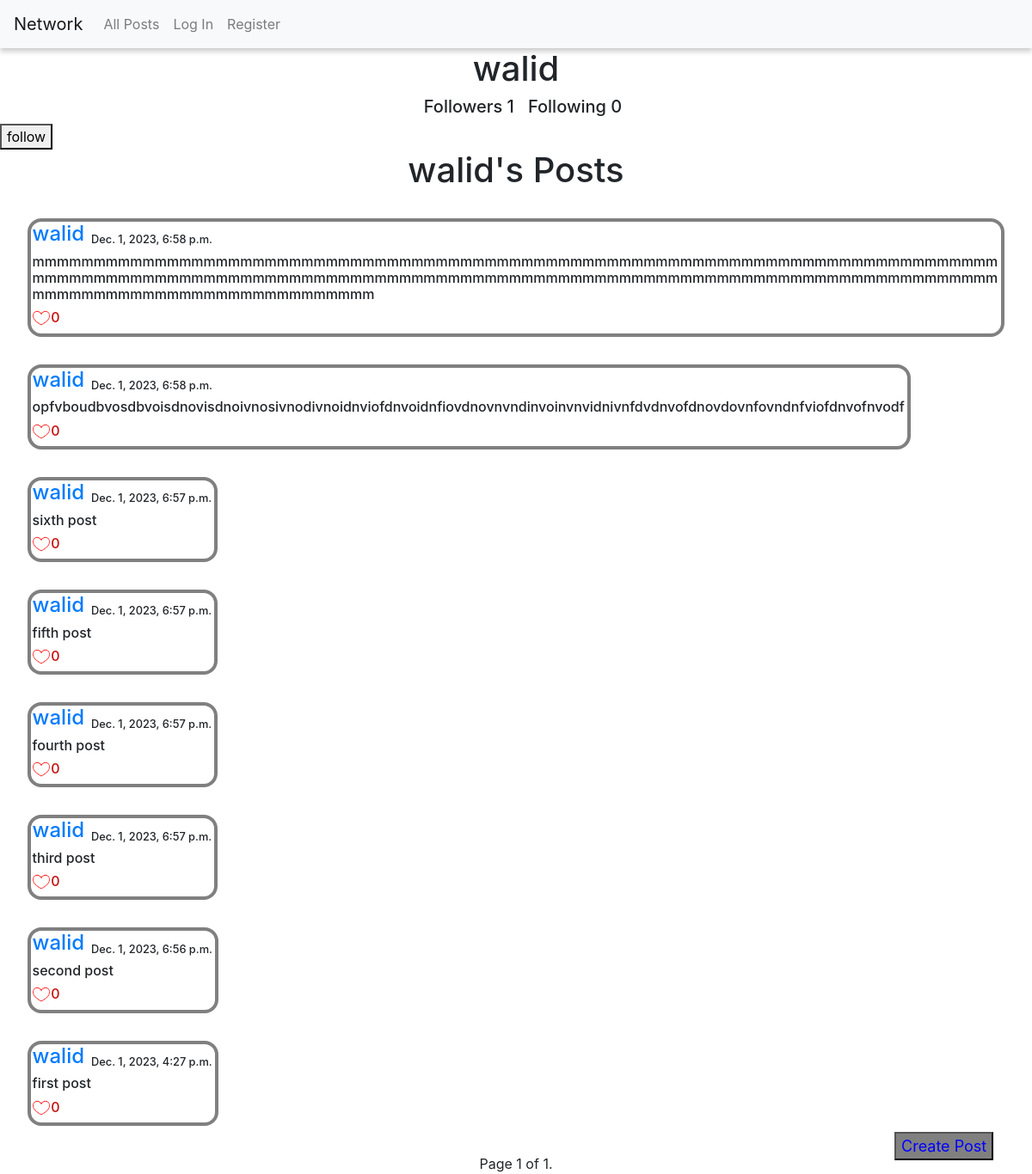
/users/walid, run on an earlier commit of the app's database.
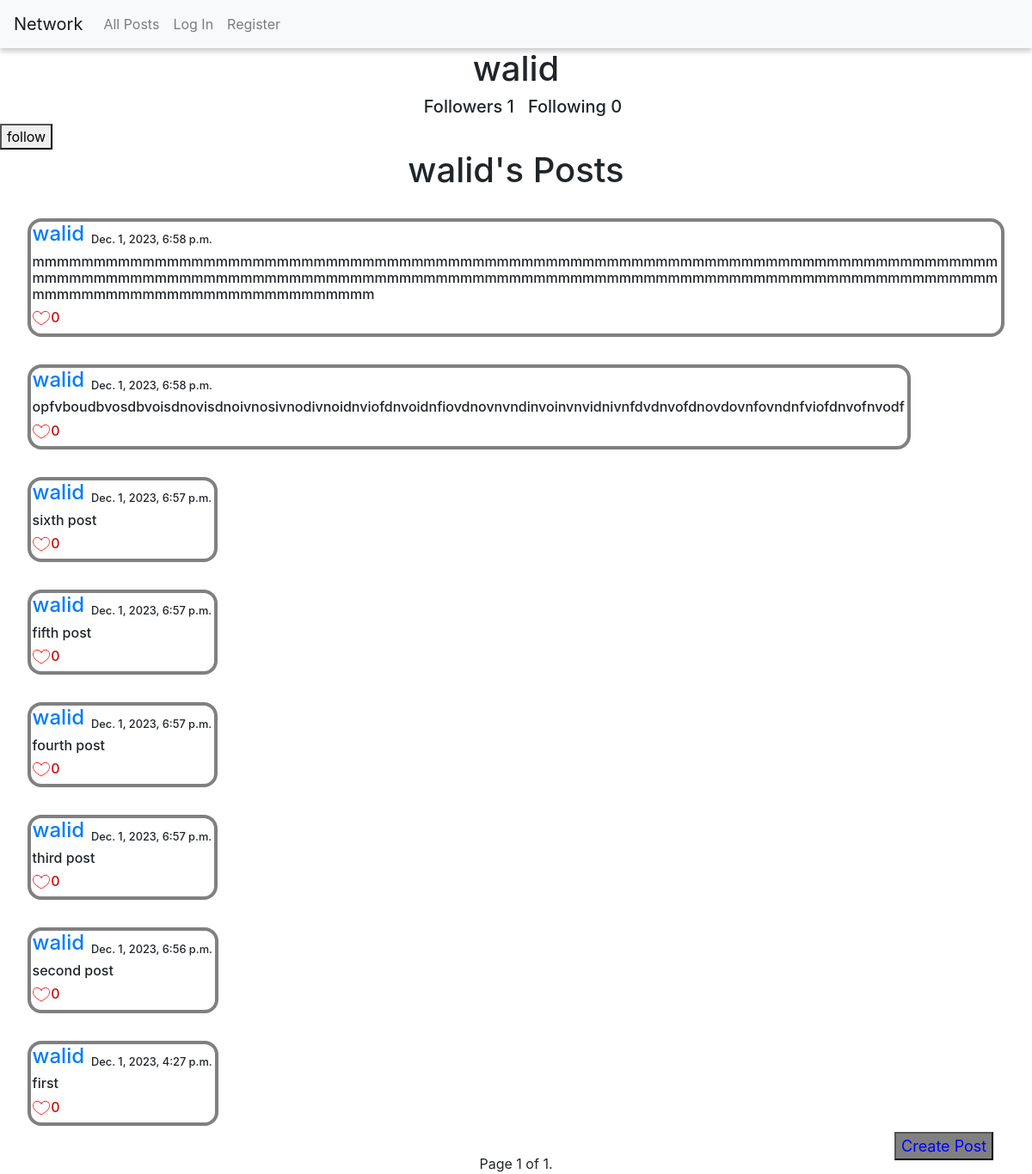
And on a later commit of the database.
### network/models.py (models this page shows)
class Posts(models.Model):
    creator = models.ForeignKey(User, on_delete=models.CASCADE)
    contents = models.CharField(max_length=300)
    date_created = models.DateTimeField(auto_now_add=True)
    likes_num = models.IntegerField(default=0)

class User(AbstractUser):
    pass

### network/views.py (the view, shortened to what this page needs)
# urls.py: path("users/<str:profile>", views.profile, name="profile"),
def profile(request, profile):
    likes = Likes.objects.all()
    liked_posts = []
    try:
        for like in likes:
            if like.user.id == request.user.id:
                liked_posts.append(like.post.id)
    except:
        liked_posts = []
    cur_profile = User.objects.get(username=profile)
    user_posts = Posts.objects.filter(creator=cur_profile.id).all().order_by('-id')
    follow_num = cur_profile.following.all().order_by('id')
    following_num = cur_profile.followers.all().order_by('id')
    paginator = Paginator(user_posts, 10)
    page_number = request.GET.get('page')
    page_obj = paginator.get_page(page_number)
    try:
        follow_user = Followers.objects.get(following=cur_profile, followers=request.user)
    except (TypeError,ObjectDoesNotExist):
        return render(request, "network/profile.html", {
        "profile": profile,
        "cur_profile": cur_profile,
        "posts": user_posts,
        "follow_num": follow_num.count(),
        "following_num": following_num.count(),
        "btn": "follow",
        "title": f"{cur_profile.username}'s Posts",
        "liked_posts": liked_posts,
        "page_obj": page_obj
    })

### network/templates/network/profile.html (shortened to what this page needs)
{% extends "network/index.html" %}
{% block profile %}
<h1 id="all_posts">{{cur_profile}}</h1>
<div id="all_posts"><h5 id="follow">Followers {{follow_num}}</h5>
    <h5 id="follow">Following {{following_num}}</h5></div>
    {% if user == cur_profile %}
    {% else %}
    {% if btn %}
    <a href="{% url 'follow' cur_profile %}"><button>follow</button></a>
    {% else %}
    <a href="{% url 'unfollow' cur_profile %}"><button>unfollow</button></a>
    {% endif %}
    {% endif %}
{% endblock%}

### network/templates/network/index.html (shortened to what this page needs)
{% extends "network/layout.html" %}
{% load static %}
{% block body %}
{% block profile %}
{% endblock profile %}
        {% if posts %}
        <h1 id="all_posts">{{title}}</h1>
        {% for post in page_obj %}
        <div id="post_content">
            <div id="creator_post">
                <h4 id="creator"><a href="{% url "profile" post.creator %}">{{ post.creator }}</a></h4>
                <h5 id="date">{{ post.date_created }}</h5></div>
            <div id="div{{post.id}}"><h6 id="post{{post.id}}">{{ post.contents }}</h6><textarea class="text" name="contents" id="text{{post.id}}"></textarea></div>
            <div id="creator_post">
            {% if post.id in liked_posts %}
            <img data-id={{post.id}} id="image{{post.id}}" class="image" src={% static "network/like.png" %} alt="liked">
            <h6 data-id={{post.id}} class="likes_num" id="likes{{post.id}}">{{ post.liked_post.count }}</h6>
            {% else %}
            <img data-id={{post.id}} id="image{{post.id}}" class="image" src={% static "network/unlike.png" %} alt="unlike">
            <h6 data-id={{post.id}} class="likes_num" id="likes{{post.id}}">{{post.liked_post.count}}</h6>{% endif %}
                <button class="save_btn" id="save_btn{{post.id}}" data-id={{post.id}} >Save</button></div>
            </div>
        </div>
        {% endfor %}
        <div class="pagination">
            <span class="step-links">
                <span class="current">
                    Page {{ page_obj.number }} of {{ page_obj.paginator.num_pages }}.
                </span>
            </span>
        </div>
        {% else %}
        <h1>No posts</h1>
        {% endif %}
    <div id="create_post"><button id="create_post_btn"><a id="create_post_btn" href="{% url 'create_post' %}">Create Post</a></button></div>
{% endblock %}

What changed in the data, as far as the page shows it:
changed Posts: contents "first post" → "first"
